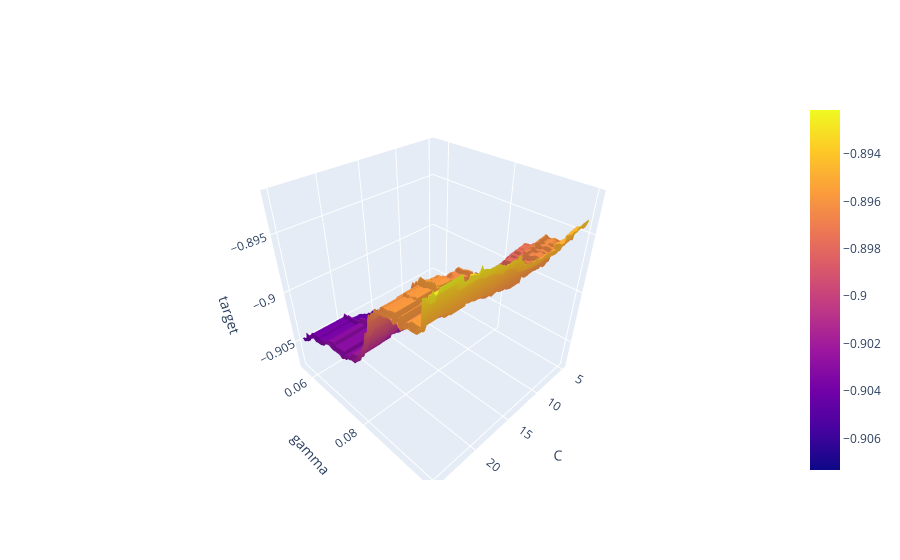

The notebook cell this image was saved under:
### Code cell
fig = go.Figure(
    data=[go.Surface(
        z=Z, 
        x=Eps, 
        y=ga, 
        hovertemplate = 'C: %{x:.2f}<br>gamma: %{y:.5f}<br>target: %{z:.5f}<extra></extra>',
        opacity = 1
        )
    ]
)
fig.update_layout(scene = dict(xaxis_title = "C", yaxis_title = "gamma", zaxis_title = "target"))
fig.show()

### Figure 1 — Plotly figure (JSON) as saved in the notebook; plotly's stock layout.template omitted (floating-point values rounded to 4 significant figures; data arrays with more than 128 entries replaced by an {"elided": "..."} marker saying what was removed)
{"data": [{"hovertemplate": "C: %{x:.2f}<br>gamma: %{y:.5f}<br>target: %{z:.5f}<extra></extra>", "opacity": 1, "type": "surface", "x": {"elided": "100x100 float values"}, "y": {"elided": "100x100 float values"}, "z": {"elided": "100x100 float values"}}], "layout": {"scene": {"xaxis": {"title": {"text": "C"}}, "yaxis": {"title": {"text": "gamma"}}, "zaxis": {"title": {"text": "target"}}}}}
